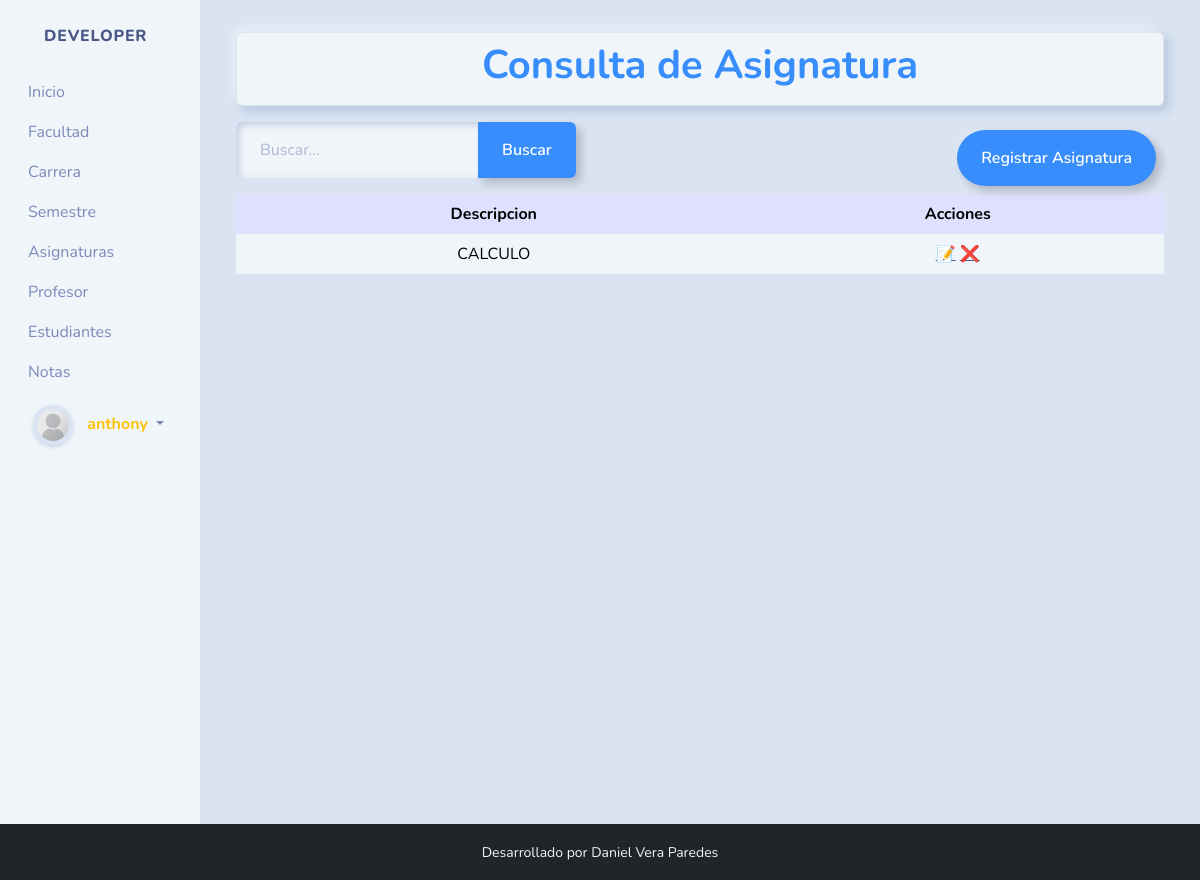
Page /asignaturas/ (signed in) on the earlier database version.
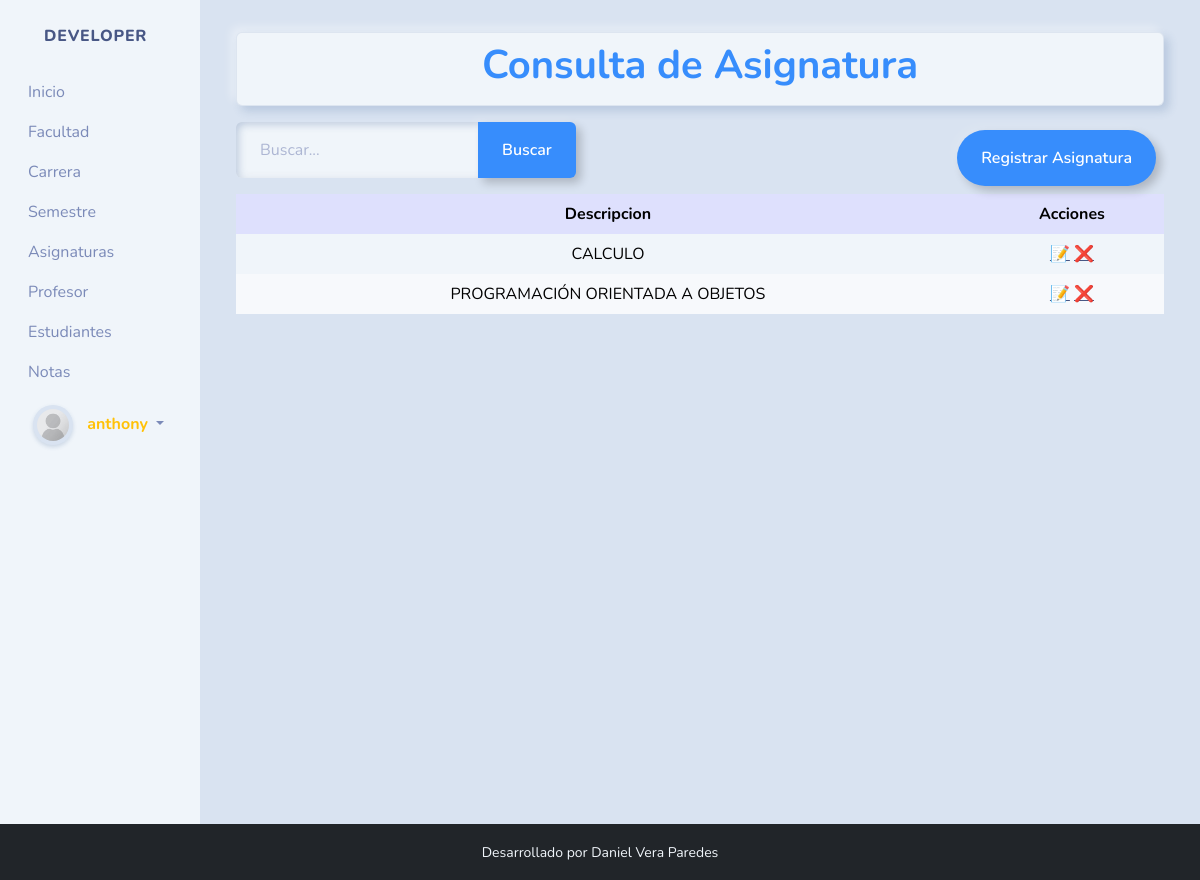
Same page on the later database version.
### notas/models.py (models this page shows, shortened)
class Asignatura(models.Model):
    description = models.CharField('Descripcion', max_length=200)
    isactive = models.BooleanField('Estado', default=True)
    class Meta:
        verbose_name = ('Asignatura')
        verbose_name_plural = ('Asignaturas')
        ordering = ['description']

### notas/views.py (the view)
# urls.py: path('asignaturas/', views.asignatura,name="asignaturas"),
@login_required
def asignatura(request):
    return model_list(request, Asignatura, "Asignatura", "asignaturas.html", ["description"])

### notas/views.py (called while the page is built)
@login_required
def model_list(request, model, title, template, fields):
    context, objects = None, None
    try:
        q = request.GET.get('q')
        filter_conditions = Q()
        if q:
            for field in fields:
                filter_conditions |= Q(**{f'{field}__icontains': q})
        objects = model.objects.filter(filter_conditions)
        paginator = Paginator(objects,2)
        pagina = request.GET.get('page', 1)
        paginated_objects = paginator.get_page(pagina)
        context = {
            'objects': paginated_objects,
            'title': f'Consulta de {title}',
            'paginator': paginator,
            'num_pages': paginator.num_pages,
        }
        return render(request, template, context)
    except Exception as e:
        return render(request, template, {'title': f'Consulta de {title}', 'error': f'Ha ocurrido un error en la consulta: {e}'})

### notas/templates/asignaturas.html (shortened to what this page needs)
{% extends "base.html" %}
{% load static %}
{% block content %}
<div class="container">
  <div class="py-2 mt-2 border border-1 shadow rounded text-center bg-light">
    <h1 class="fw-bold text-primary">{{ title }}</h1>
  </div>
  <div class="mt-3">
    <div class="mt-2 d-flex justify-content-between flex-wrap">
      <form action="" style="max-width: 450px;">
        <div class="input-group">
          <input type="text" class="form-control" placeholder="Buscar..." name="q" value="{{ request.GET.q }}"
            minlength="2">
          <button class="btn btn-outline-primary" data-bs-toggle="tooltip"
            data-bs-title="Escriba y haga clic en buscar">
            Buscar
          </button>
        </div>
      </form>
      <div class="m-2">
        <a href="{% url 'create_asignatura' %}" class="btn btn-outline-primary " data-bs-toggle="tooltip"
          data-bs-title="Ingresar un nueva Asignatura">
          Registrar Asignatura
        </a>
      </div>
    </div>
  </div>
  <div class="table-responsive">
    <table class="table table-fluid">
      <thead class="text-center text-light table-info">
        <tr>
          <th>Descripcion</th>
          <th>Acciones</th>
        </tr>
      </thead>
      <tbody class="table-light">
        {% for asignatura in objects %}
        <tr class="{% cycle 'table-default' 'table-secondary' %}">
          <td class="text-center">{{ asignatura.description|upper }}</td>
          <td class="text-center">
            <a href="{% url 'update_asignatura' asignatura.id %}" data-bs-toggle="tooltip"
              data-bs-title="Editar la asignatura">📝</a>
            <a href="{% url 'delete_asignatura' asignatura.id %}" data-bs-toggle="tooltip"
              data-bs-title="Eliminar la asignatura">❌</a>
          </td>
        </tr>
        {% endfor %}
      </tbody>
    </table>
  </div>
</div>
{% endblock content %}

Differences in the rows shown:
added Asignatura: description "PROGRAMACIÓN ORIENTADA A OBJETOS"
